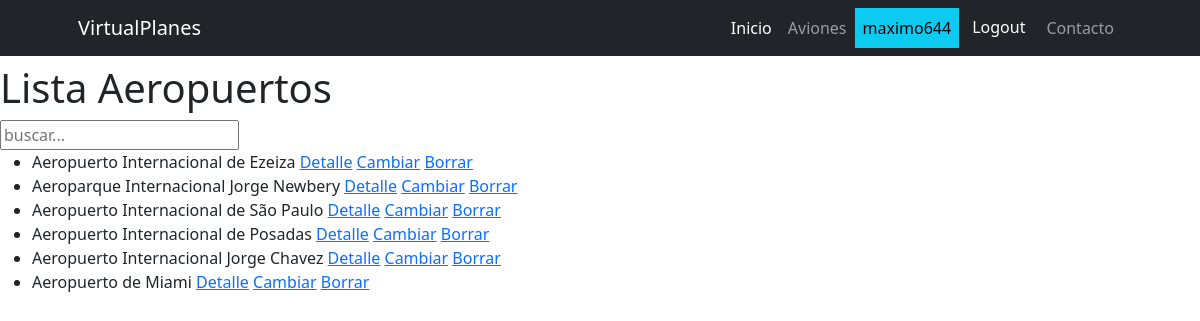
/avion/avion/aeropuertos_list (signed in), run on the app's committed database.
### avion/models.py (models this page shows, shortened)
class Aeropuerto(models.Model):
    nombre=models.CharField(max_length=40)
    pais_origen=models.CharField(max_length=40)

### avion/views.py (the view)
# urls.py: path("avion/aeropuertos_list",Aeropuertos_list.as_view(),name="aeropuertos_list"),
class Aeropuertos_list(ListView):
    model=Aeropuerto
    context_object_name="aeropuertos"
    template_name="avion/aeropuertos_list.html"
    def get_queryset(self) -> QuerySet[Any]:
        if self.request.GET.get("busqueda"):
            busqueda=self.request.GET.get("busqueda")
            consulta=Aeropuerto.objects.filter(nombre__icontains=busqueda)
        else:
            consulta=Aeropuerto.objects.all()
        return consulta

### avion/templates/avion/aeropuertos_list.html (shortened to what this page needs)
{% extends "core/base.html" %}
{%  block content %}
    <h1>Lista Aeropuertos</h1>
    <form action="{% url "avion:aeropuertos_list" %}" method="get">
        <input type="text" name="busqueda" placeholder="buscar...">
    </form>
    <ul>
    {% for aeropuerto in aeropuertos %}
    <li>{{aeropuerto.nombre}}
        <a href="{% url "avion:aeropuerto_detail" aeropuerto.id %}">Detalle</a>
        <a href="{% url "avion:aeropuerto_update" aeropuerto.id %}">Cambiar</a>
        <a href="{% url "avion:aeropuerto_delete" aeropuerto.id %}">Borrar</a>
    </li>
    {% endfor %}
    </ul>
    {% endblock content %}

### core/templates/core/base.html (shortened to what this page needs)
{%  load static %}
<!DOCTYPE html>
<html lang="en">
    <head>
        <link href="https://cdn.jsdelivr.net/npm/bootstrap-icons@1.4.1/font/bootstrap-icons.css" rel="stylesheet" />
        <link href="{% static 'core/css/styles.css' %}" rel="stylesheet" />
    </head>
    <body>
        <nav class="navbar navbar-expand-lg navbar-dark bg-dark">
            <div class="container px-lg-5">
                <a class="navbar-brand" href="#!">VirtualPlanes</a>
                <div class="collapse navbar-collapse" id="navbarSupportedContent">
                    <ul class="navbar-nav ms-auto mb-2 mb-lg-0">
                        <li class="nav-item"><a class="nav-link active" aria-current="page" href="{% url 'core:index' %}">Inicio</a></li>
                        {%  if user.is_authenticated %}
                        <li class="nav-item"><a class="nav-link" href="{% url "avion:index" %}">Aviones</a></li>
                        <li class="nav-item"><a class="nav-link text-bg-info">{{user.username}}</a></li>
                        <li class="nav-item">
                            <form action="{% url "core:logout" %}" method="post">
                            <button type="submit" class="btn btn-dark">Logout</button>
                            </form>
                        </li>
                        <li class="nav-item"><a class="nav-link" href="{% url "core:contacto" %}">Contacto</a></li>
                        {%  else  %}
                        <li class="nav-item"><a class="nav-link" href="{% url "core:login" %}">Login</a></li>
                        <li class="nav-item"><a class="nav-link" href="{% url "core:register" %}">Registrarse</a></li>
                        {%  endif  %}
                    </ul>
                </div>
            </div>
        </nav>
        {%  block content %}
        {%  endblock content %}
    </body>
</html>

### data on the page
Aeropuerto: nombre "Aeropuerto Internacional de Ezeiza"
Aeropuerto: nombre "Aeroparque Internacional Jorge Newbery"
Aeropuerto: nombre "Aeropuerto Internacional de São Paulo"
Aeropuerto: nombre "Aeropuerto Internacional de Posadas"
Aeropuerto: nombre "Aeropuerto Internacional Jorge Chavez"
Aeropuerto: nombre "Aeropuerto de Miami"

### other printed values
{{ user.username }} "maximo644"
